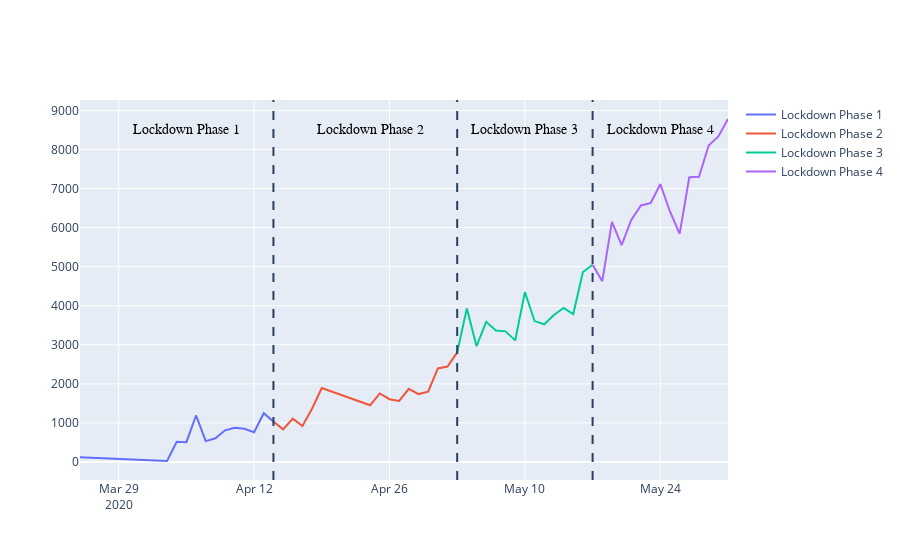

Notebook source saved alongside this figure:
### Code cell
plot_lockdown(df_lockdown, 'new_cases')

### Figure 1 — Plotly figure (JSON) as saved in the notebook; plotly's stock layout.template omitted (floating-point values rounded to 4 significant figures)
{"data": [{"mode": "lines", "name": "Lockdown Phase 1", "type": "scatter", "x": ["2020-03-25T00:00:00", "2020-04-03T00:00:00", "2020-04-04T00:00:00", "2020-04-05T00:00:00", "2020-04-06T00:00:00", "2020-04-07T00:00:00", "2020-04-08T00:00:00", "2020-04-09T00:00:00", "2020-04-10T00:00:00", "2020-04-11T00:00:00", "2020-04-12T00:00:00", "2020-04-13T00:00:00", "2020-04-14T00:00:00"], "y": [121, 24, 515, 506, 1190, 533, 605, 809, 873, 848, 759, 1248, 1034]}, {"mode": "lines", "name": "Lockdown Phase 2", "type": "scatter", "x": ["2020-04-14T00:00:00", "2020-04-15T00:00:00", "2020-04-16T00:00:00", "2020-04-17T00:00:00", "2020-04-18T00:00:00", "2020-04-19T00:00:00", "2020-04-24T00:00:00", "2020-04-25T00:00:00", "2020-04-26T00:00:00", "2020-04-27T00:00:00", "2020-04-28T00:00:00", "2020-04-29T00:00:00", "2020-04-30T00:00:00", "2020-05-01T00:00:00", "2020-05-02T00:00:00", "2020-05-03T00:00:00"], "y": [1034, 835, 1108, 922, 1370, 1893, 1453, 1753, 1607, 1561, 1873, 1738, 1801, 2394, 2442, 2806]}, {"mode": "lines", "name": "Lockdown Phase 3", "type": "scatter", "x": ["2020-05-03T00:00:00", "2020-05-04T00:00:00", "2020-05-05T00:00:00", "2020-05-06T00:00:00", "2020-05-07T00:00:00", "2020-05-08T00:00:00", "2020-05-09T00:00:00", "2020-05-10T00:00:00", "2020-05-11T00:00:00", "2020-05-12T00:00:00", "2020-05-13T00:00:00", "2020-05-14T00:00:00", "2020-05-15T00:00:00", "2020-05-16T00:00:00", "2020-05-17T00:00:00"], "y": [2806, 3932, 2963, 3587, 3364, 3344, 3113, 4353, 3607, 3524, 3763, 3942, 3787, 4864, 5050]}, {"mode": "lines", "name": "Lockdown Phase 4", "type": "scatter", "x": ["2020-05-17T00:00:00", "2020-05-18T00:00:00", "2020-05-19T00:00:00", "2020-05-20T00:00:00", "2020-05-21T00:00:00", "2020-05-22T00:00:00", "2020-05-23T00:00:00", "2020-05-24T00:00:00", "2020-05-25T00:00:00", "2020-05-26T00:00:00", "2020-05-27T00:00:00", "2020-05-28T00:00:00", "2020-05-29T00:00:00", "2020-05-30T00:00:00", "2020-05-31T00:00:00"], "y": [5050, 4630, 6147, 5553, 6198, 6568, 6629, 7113, 6414, 5843, 7293, 7300, 8105, 8336, 8782]}], "layout": {"annotations": [{"font": {"color": "Black", "family": "Courier New, monospace", "size": 14}, "showarrow": false, "text": "Lockdown Phase 1", "x": "2020-04-05", "y": "8500"}, {"font": {"color": "Black", "family": "Courier New, monospace", "size": 14}, "showarrow": false, "text": "Lockdown Phase 2", "x": "2020-04-24", "y": "8500"}, {"font": {"color": "Black", "family": "Courier New, monospace", "size": 14}, "showarrow": false, "text": "Lockdown Phase 3", "x": "2020-05-10", "y": "8500"}, {"font": {"color": "Black", "family": "Courier New, monospace", "size": 14}, "showarrow": false, "text": "Lockdown Phase 4", "x": "2020-05-24", "y": "8500"}], "shapes": [{"line": {"dash": "dash"}, "type": "line", "x0": "2020-04-14", "x1": "2020-04-14", "xref": "x", "y0": 0, "y1": 1, "yref": "y domain"}, {"line": {"dash": "dash"}, "type": "line", "x0": "2020-05-03", "x1": "2020-05-03", "xref": "x", "y0": 0, "y1": 1, "yref": "y domain"}, {"line": {"dash": "dash"}, "type": "line", "x0": "2020-05-17", "x1": "2020-05-17", "xref": "x", "y0": 0, "y1": 1, "yref": "y domain"}]}}
